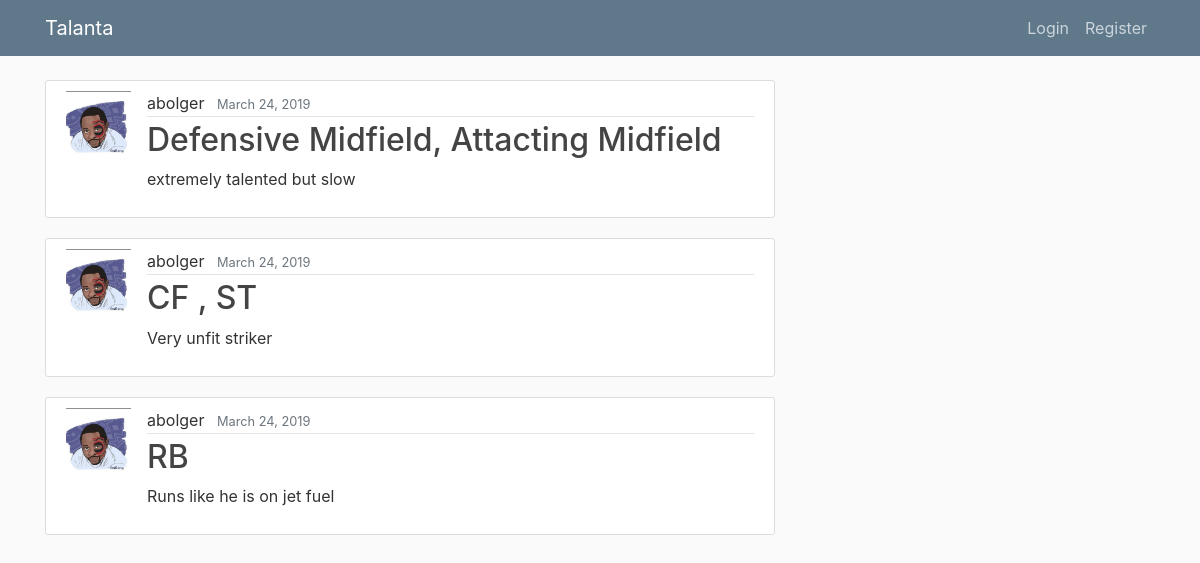
/, run on an earlier commit of the app's database.
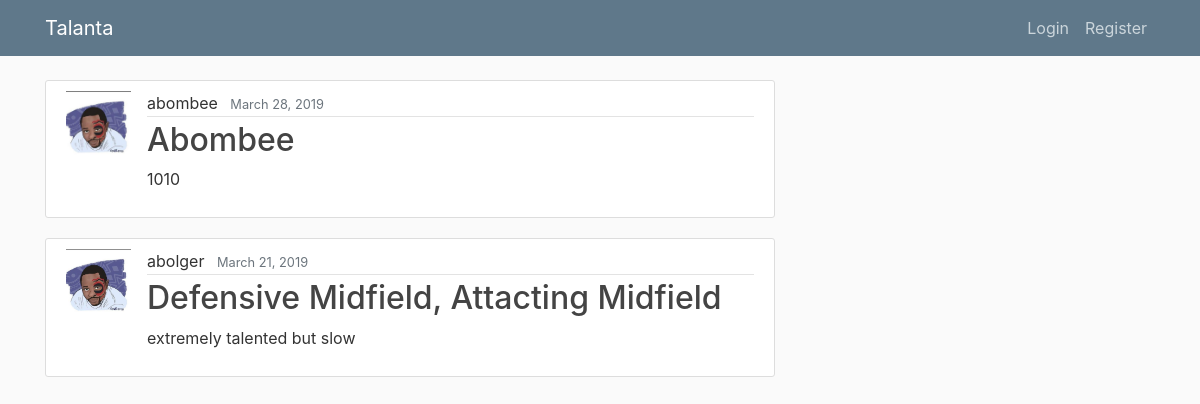
And on a later commit of the database.
### karatasi/models.py (models this page shows, shortened)
class Post(models.Model):
    sport_type = (('soccer', 'Soccer'),('basketball', 'Basketball'),('netball', 'Netball'),)
    image = models.ImageField(default = 'default.jpg' , upload_to ='player_pics')
    county = models.CharField(default = '', max_length=100)
    school = models.CharField(default = '', max_length=100)
    player_name = models.CharField(default = '', max_length=100)
    age = models.CharField(default = '', max_length=100)
    gender = models.CharField(default = '', max_length=100)
    sport =  models.CharField(max_length=10, choices=sport_type)
    height = models.CharField(default = '', max_length=100)
    weight = models.CharField(default = '', max_length=100)
    speed = models.CharField(default = '', max_length=100)
    position = models.CharField(max_length=100)
    comment = models.TextField()
    date_posted = models.DateTimeField(default=timezone.now)
    name = models.ForeignKey(User,on_delete=models.CASCADE)

### users/models.py (models this page shows, shortened)
class Profile(models.Model):
    user = models.OneToOneField(User, on_delete = models.CASCADE)
    image = models.ImageField(default = 'default.jpg' , upload_to ='profile_pics')

### karatasi/views.py (the view)
# urls.py: path('',PostListView.as_view(), name = 'karatasi-home'),
class PostListView(ListView):
    model = Post
    template_name = 'karatasi/home.html'
    context_object_name = 'posts'
    ordering = ['-date_posted']
    paginate_by = 3

### karatasi/templates/karatasi/home.html
{% extends "karatasi/base.html"%}
{% block content %}
    {% for post in posts %}
      <article class="media content-section">
          <a href=" {% url 'post-detail' post.id %} ">
            <img class = 'rounded-square article-img'src="{{ post.name.profile.image.url }}" alt="">
            <div class="media-body" href=" {% url 'post-detail' post.id %} " >
              <div class="article-metadata">
                <a class="mr-2" >{{ post.name}} </a>
                <small class="text-muted">{{post.date_posted|date:" F d, Y"}}</small>
              </div>
              <h2><a class="article-title" href=" {% url 'post-detail' post.id %}" >{{post.position}}</a></h2>
              <p class="article-content">{{post.comment}}</p>
            </div>
          </a>
      </article>
    {% endfor %}
{% endblock content%}

What changed in the data, as far as the page shows it:
removed Post: name.profile.image (picture), name "abolger", date_posted "March 24, 2019", position "CF , ST", comment "Very unfit striker"
removed Post: name.profile.image (picture), name "abolger", date_posted "March 24, 2019", position "RB", comment "Runs like he is on jet fuel"
added Post: name.profile.image (placeholder picture), name "abombee", date_posted "March 28, 2019", position "Abombee", comment "1010"
changed Post "Defensive Midfield, Attacting Midfield": date_posted "March 24, 2019" → "March 21, 2019"
